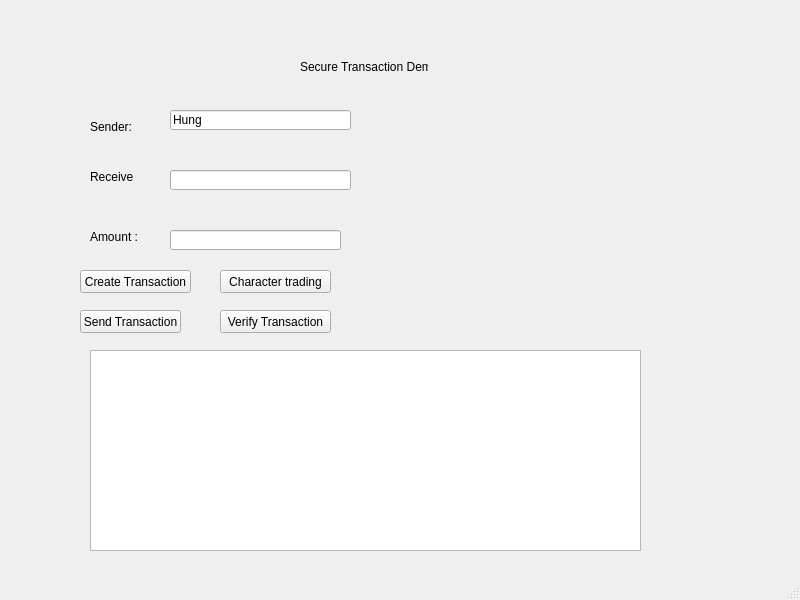
<?xml version="1.0" encoding="UTF-8"?>
<ui version="4.0">
 <class>MainWindow</class>
 <widget class="QMainWindow" name="MainWindow">
  <property name="geometry">
   <rect>
    <x>0</x>
    <y>0</y>
    <width>800</width>
    <height>600</height>
   </rect>
  </property>
  <property name="windowTitle">
   <string>MainWindow</string>
  </property>
  <widget class="QWidget" name="centralwidget">
   <widget class="QLabel" name="label">
    <property name="geometry">
     <rect>
      <x>300</x>
      <y>60</y>
      <width>128</width>
      <height>13</height>
     </rect>
    </property>
    <property name="text">
     <string>Secure Transaction Demo  </string>
    </property>
   </widget>
   <widget class="QLabel" name="label_2">
    <property name="geometry">
     <rect>
      <x>90</x>
      <y>120</y>
      <width>47</width>
      <height>13</height>
     </rect>
    </property>
    <property name="text">
     <string>Sender:</string>
    </property>
   </widget>
   <widget class="QLabel" name="label_3">
    <property name="geometry">
     <rect>
      <x>90</x>
      <y>170</y>
      <width>47</width>
      <height>13</height>
     </rect>
    </property>
    <property name="text">
     <string>Receive :</string>
    </property>
   </widget>
   <widget class="QLabel" name="label_4">
    <property name="geometry">
     <rect>
      <x>90</x>
      <y>230</y>
      <width>47</width>
      <height>13</height>
     </rect>
    </property>
    <property name="text">
     <string>Amount :</string>
    </property>
   </widget>
   <widget class="QPushButton" name="btnCreate">
    <property name="geometry">
     <rect>
      <x>80</x>
      <y>270</y>
      <width>111</width>
      <height>23</height>
     </rect>
    </property>
    <property name="text">
     <string>Create Transaction</string>
    </property>
   </widget>
   <widget class="QPushButton" name="btnSignTx">
    <property name="geometry">
     <rect>
      <x>220</x>
      <y>270</y>
      <width>111</width>
      <height>23</height>
     </rect>
    </property>
    <property name="text">
     <string>Character trading</string>
    </property>
   </widget>
   <widget class="QPushButton" name="btnSendTx">
    <property name="geometry">
     <rect>
      <x>80</x>
      <y>310</y>
      <width>101</width>
      <height>23</height>
     </rect>
    </property>
    <property name="text">
     <string>Send Transaction</string>
    </property>
   </widget>
   <widget class="QPushButton" name="btnVerifyTx">
    <property name="geometry">
     <rect>
      <x>220</x>
      <y>310</y>
      <width>111</width>
      <height>23</height>
     </rect>
    </property>
    <property name="text">
     <string>Verify Transaction</string>
    </property>
   </widget>
   <widget class="QTextEdit" name="textEdit">
    <property name="geometry">
     <rect>
      <x>90</x>
      <y>350</y>
      <width>551</width>
      <height>201</height>
     </rect>
    </property>
    <property name="readOnly">
     <bool>true</bool>
    </property>
   </widget>
   <widget class="QLineEdit" name="txtSender">
    <property name="geometry">
     <rect>
      <x>170</x>
      <y>110</y>
      <width>181</width>
      <height>20</height>
     </rect>
    </property>
    <property name="text">
     <string>Hung</string>
    </property>
    <property name="readOnly">
     <bool>true</bool>
    </property>
   </widget>
   <widget class="QLineEdit" name="txtReceiver">
    <property name="geometry">
     <rect>
      <x>170</x>
      <y>170</y>
      <width>181</width>
      <height>20</height>
     </rect>
    </property>
   </widget>
   <widget class="QLineEdit" name="txtAmount">
    <property name="geometry">
     <rect>
      <x>170</x>
      <y>230</y>
      <width>171</width>
      <height>20</height>
     </rect>
    </property>
   </widget>
  </widget>
  <widget class="QMenuBar" name="menubar">
   <property name="geometry">
    <rect>
     <x>0</x>
     <y>0</y>
     <width>800</width>
     <height>21</height>
    </rect>
   </property>
  </widget>
  <widget class="QStatusBar" name="statusbar"/>
 </widget>
 <resources/>
 <connections/>
</ui>
